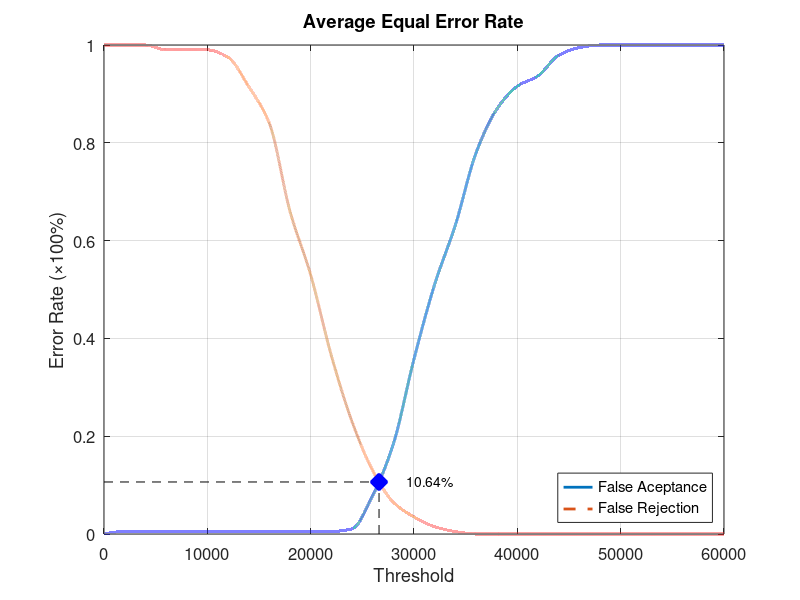
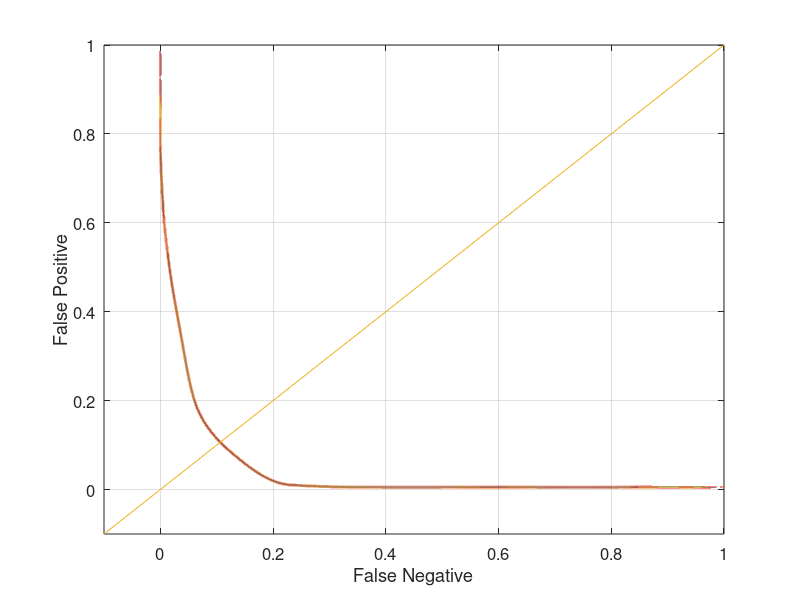

These figures' MATLAB source, in order:
function yEER = Database1_4
close all;
clear;
clc;
x = 0:2000:60000;
xq = 0:0.5:60000;

y0 = [0 0.00526316 0.00526316 0.00526316 0.00526316 0.00526316 0.00526316 0.00526316 0.00526316 0.00526316 0.00526316 0.00526316 0.0105263 0.0789474 0.184211 0.357895 0.510526 0.631579 0.778947 0.868421 0.915789 0.936842 0.978947 0.994737 1 1 1 1 1 1 1];
yy0 = interp1(x, y0, xq, 'pchip');
y1 = [1 1 1 0.99 0.99 0.99 0.975 0.915 0.84 0.66 0.53 0.365 0.23 0.13 0.065 0.035 0.015 0.005 0 0 0 0 0 0 0 0 0 0 0 0 0];
yy1 = interp1(x, y1, xq, 'pchip');

% Calculating EER: 
y2 = abs(y0 - y1);
find(y2 == min(y2))
yy2 = abs(yy0 - yy1);
xEER = find(yy2 == min(yy2));
xEERIndex = xq(xEER) % X-axis EER
yEER = yy0(xEER) % Y-axis EER

main = figure
plot(xq, yy0,'-','LineWidth', 2);	hold on
plot(xq, yy1,'--','LineWidth', 2);	hold on
plot([xEERIndex xEERIndex], [0 yEER], 'k--');	hold on
plot([0 xEERIndex], [yEER yEER], 'k--');	hold on
plot(xEERIndex, yEER, 'bx', 'LineWidth', 10);	hold on
text(xEERIndex + 10 * xEERIndex / 100, yEER, [num2str(round((10000 * yEER)) / 100) '%'])
legend('False Aceptance', 'False Rejection', 'Location', 'SouthEast')
xlabel('Threshold')
ylabel('Error Rate (\times100%)')
title('Average Equal Error Rate')
set(gca, 'FontSize', 12)
axis([0 60000 0 1])
grid on

print(main, 'Database1_4Main', '-dpng');
FNRxFPR = figure('Color', [1 1 1]);
plot(yy1, yy0, '-', yy1, yy0, 'LineWidth', 2);
hold on
y = -0.1:0.1:1
plot(y, y); 
set(gca, 'FontSize', 12)
xlabel('False Negative')
ylabel('False Positive')
axis([-0.1 1 -0.1 1])
set(gca, 'FontSize', 12)
grid on

print(FNRxFPR, 'Database1_4FNRxFPR','-dpng');
end
